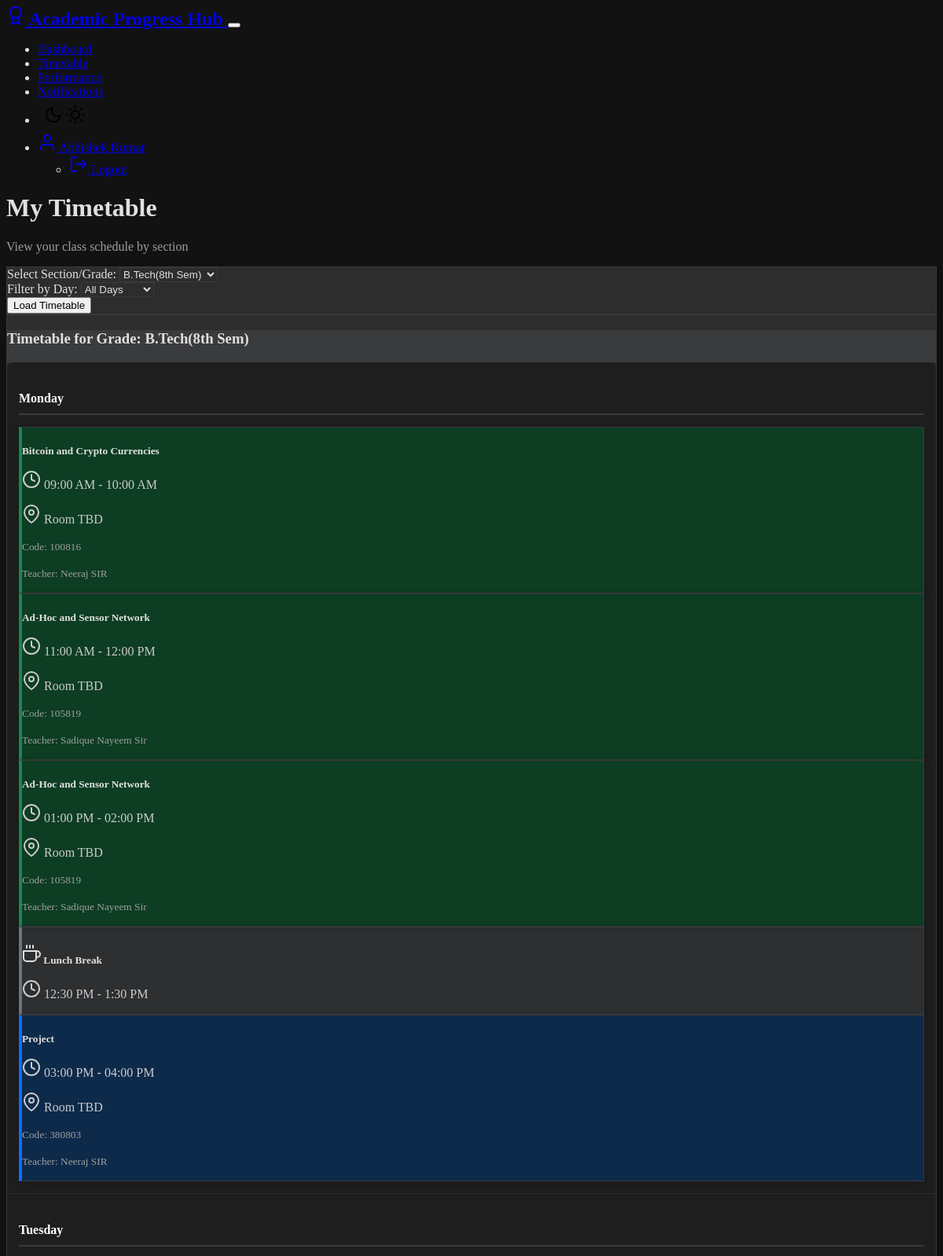
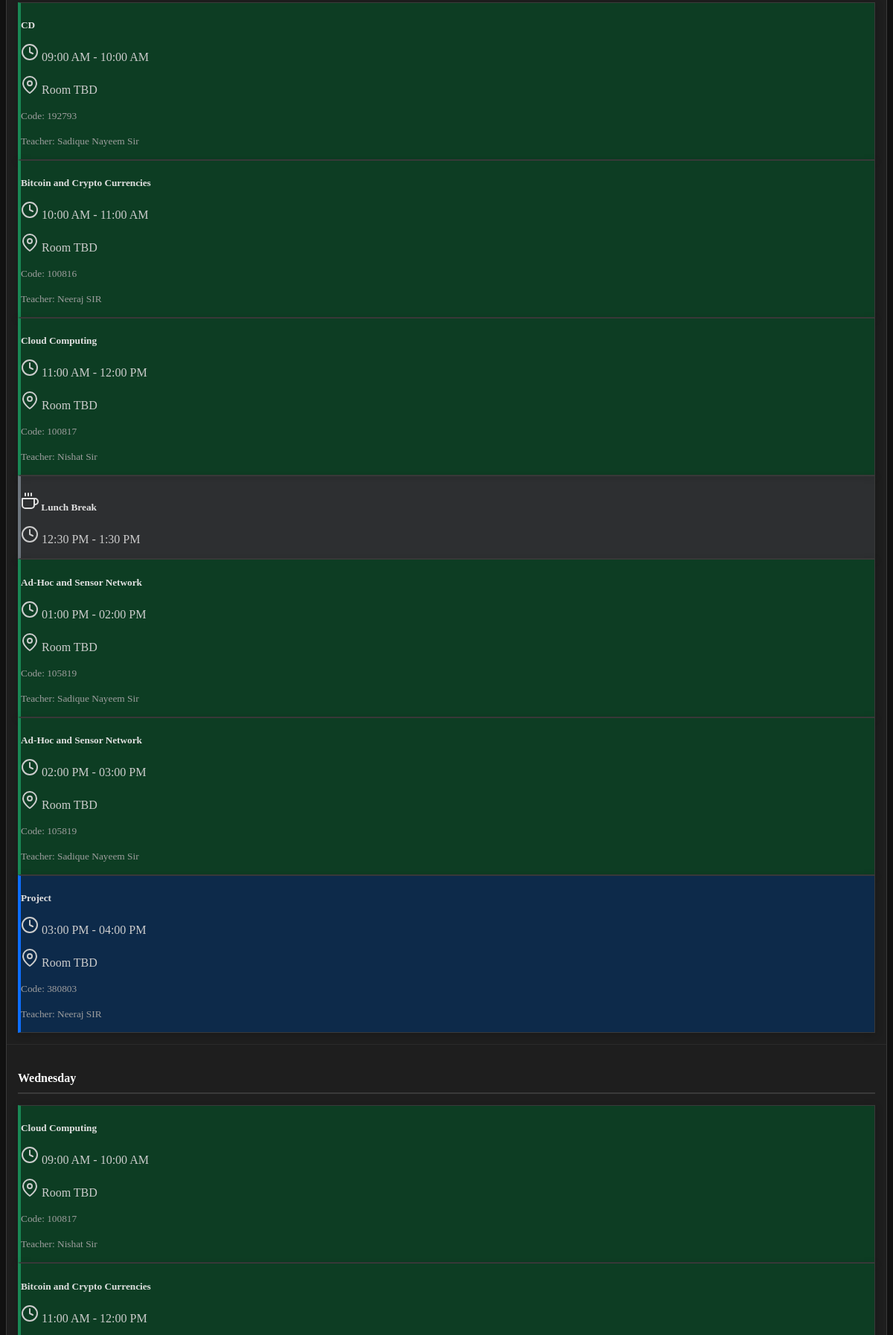
/student/timetable (signed in, upper part), run on the app's committed database (2 pictures, top to bottom).
### models.py (models this page shows, shortened)
class Student(db.Model):
    __tablename__ = 'students'
    id = db.Column(db.Integer, primary_key=True)
    user_id = db.Column(db.Integer, db.ForeignKey('users.id'), nullable=False)  # Which user are you?
    grade = db.Column(db.String(50))                                            # What grade are you in?
    roll_number = db.Column(db.String(20), unique=True)                         # Your student ID number
    performances = db.relationship('Performance', backref='student', cascade='all, delete-orphan')

class Subject(db.Model):
    __tablename__ = 'subjects'
    id = db.Column(db.Integer, primary_key=True)
    name = db.Column(db.String(100), nullable=False)                              # Subject name
    code = db.Column(db.String(20), nullable=False, unique=True)                  # Subject code
    type = db.Column(db.String(20), nullable=False, default='Theory')             # Theory or Practical?
    teacher_id = db.Column(db.Integer, db.ForeignKey('teachers.id'), nullable=False)  # Who teaches it?
    timetables = db.relationship('Timetable', backref='subject', cascade='all, delete-orphan')
    performances = db.relationship('Performance', backref='subject', cascade='all, delete-orphan')

class Timetable(db.Model):
    __tablename__ = 'timetables'
    id = db.Column(db.Integer, primary_key=True)
    day_of_week = db.Column(db.String(10), nullable=False)              # Monday, Tuesday, etc.
    start_time = db.Column(db.Time, nullable=False)                     # When class starts
    end_time = db.Column(db.Time, nullable=False)                       # When class ends
    room = db.Column(db.String(20))                                     # Classroom number
    teacher_id = db.Column(db.Integer, db.ForeignKey('teachers.id'), nullable=False)  # Who teaches?
    subject_id = db.Column(db.Integer, db.ForeignKey('subjects.id'), nullable=False)  # What subject?
    grade = db.Column(db.String(50), nullable=False)                    # What grade is this for?

class User(UserMixin, db.Model):
    __tablename__ = 'users'
    id = db.Column(db.Integer, primary_key=True)
    username = db.Column(db.String(64), unique=True, nullable=False)  # Your login name
    email = db.Column(db.String(120), unique=True, nullable=False)    # Your email address
    password_hash = db.Column(db.String(256), nullable=False)         # Your secret password
    role = db.Column(db.String(10), nullable=False)                   # Are you a teacher, student, or admin?
    created_at = db.Column(db.DateTime, default=datetime.utcnow)      # When you joined
    is_active = db.Column(db.Boolean, default=True)                   # Are you using the website?
    teacher_profile = db.relationship('Teacher', backref='user', uselist=False, cascade='all, delete-orphan')
    student_profile = db.relationship('Student', backref='user', uselist=False, cascade='all, delete-orphan')

### routes/student_routes.py (the view)
    def decorated_function(*args, **kwargs):
        if not current_user.is_authenticated or current_user.role != 'student':
            flash('Access denied: Student permissions required.', 'danger')
            return redirect(url_for('auth.login'))
        return f(*args, **kwargs)

### app.py (called while the page is built)
@login_manager.user_loader
def load_user(user_id):
    from models import User
    return User.query.get(int(user_id))

### routes/student_routes.py (called while the page is built)
def student_required(f):
    def decorated_function(*args, **kwargs):
        if not current_user.is_authenticated or current_user.role != 'student':
            flash('Access denied: Student permissions required.', 'danger')
            return redirect(url_for('auth.login'))
        return f(*args, **kwargs)
    decorated_function.__name__ = f.__name__
    return login_required(decorated_function)

### templates/student/timetable.html (shortened to what this page needs)
{% extends 'layout.html' %}
{% block body_class %}student-theme{% endblock %}
{% block content %}
<div class="row mb-4 align-items-center">
    <div class="col">
        <h1 class="mb-0">My Timetable</h1>
        <p class="text-muted">View your class schedule by section</p>
    </div>
</div>
<div class="card mb-4">
    <div class="card-body">
        <form method="GET" action="{{ url_for('student.timetable') }}" class="row g-3 align-items-center">
            <div class="col-md-4">
                <label for="gradeSelect" class="form-label">Select Section/Grade:</label>
                <select class="form-select" id="gradeSelect" name="grade">
                    {% for grade in available_grades %}
                        <option value="{{ grade }}" {% if grade == selected_grade %}selected{% endif %}>{{ grade }}</option>
                    {% endfor %}
                </select>
            </div>
            <div class="col-md-4">
                <label for="timetableFilter" class="form-label">Filter by Day:</label>
                <select id="timetableFilter" class="form-select">
                    <option value="all">All Days</option>
                </select>
            </div>
            <div class="col-md-4 d-flex align-items-end">
                <button type="submit" class="btn btn-primary">Load Timetable</button>
            </div>
        </form>
    </div>
</div>
{% if selected_grade %}
<div class="card">
    <div class="card-header bg-light">
        <h3 class="mb-0">Timetable for Grade: {{ selected_grade }}</h3>
    </div>
    <div class="card-body">
        <div class="timetable-container">
            {% set has_any_class = false %}
            {% for day in days %}
                {% if timetable_by_day[day] %}
                    {% set has_any_class = true %}
                {% endif %}
            {% endfor %}
            {% for day in days %}
                <div class="timetable-day mb-4">
                    <h4 class="day-header mb-3 pb-2 border-bottom">{{ day }}</h4>
                    <div class="timetable-row" data-day="{{ day }}">
                        {% if timetable_by_day[day] %}
                            <div class="row g-3">
                                {% for entry in timetable_by_day[day] %}
                                    {% if loop.index == 4 %}
                                        <div class="col-md-6 col-lg-4">
                                            <div class="timetable-slot card h-100 bg-light">
                                                <div class="card-body text-center">
                                                    <h5 class="card-title">
                                                        <span data-feather="coffee" class="me-2"></span>
                                                        Lunch Break
                                                    </h5>
                                                    <p class="card-text mb-1">
                                                        <span data-feather="clock" class="me-1"></span>
                                                        12:30 PM - 1:30 PM
                                                    </p>
                                                </div>
                                            </div>
                                        </div>
                                    {% endif %}
                                    <div class="col-md-6 col-lg-4">
                                        <div class="timetable-slot card h-100 {% if entry.subject.type == 'Theory' %}bg-success-subtle{% else %}bg-primary-subtle{% endif %}">
                                            <div class="card-body">
                                                <h5 class="card-title">{{ entry.subject.name }}</h5>
                                                <p class="card-text mb-1">
                                                    <span data-feather="clock" class="me-1"></span>
                                                    {{ entry.timetable.start_time.strftime('%I:%M %p') }} - {{ entry.timetable.end_time.strftime('%I:%M %p') }}
                                                </p>
                                                <p class="card-text mb-1">
                                                    <span data-feather="map-pin" class="me-1"></span>
                                                    Room {{ entry.timetable.room }}
                                                </p>
                                                <p class="card-text text-muted">
                                                    <small>Code: {{ entry.subject.code }}</small>
                                                </p>
                                                <p class="card-text text-muted">
                                                    <small>Teacher: {{ entry.teacher_user.username }}</small>
                                                </p>
                                            </div>
                                        </div>
                                    </div>
                                {% endfor %}
                            </div>
                        {% endif %}
                    </div>
                </div>
            {% endfor %}
        </div>
    </div>
</div>
{% endif %}
{% endblock %}

### static/css/style.css (style rules this page uses)
:root { --transition-speed: 0.3s; }
.timetable-slot { transition: transform 0.2s; border: none; box-shadow: 0 2px 4px rgba(0,0,0,0.1); }
.timetable-slot.bg-light { border-left: 4px solid #6c757d; }
.timetable-slot.bg-success-subtle { border-left: 4px solid #198754; }
.timetable-slot.bg-primary-subtle { border-left: 4px solid #0d6efd; }
.timetable-container { max-width: 1400px; margin: 0 auto; }
.day-header { color: #6c757d; font-weight: 500; }
.card { background-color: var(--bs-dark); border: 1px solid rgba(255, 255, 255, 0.1); box-shadow: 0 4px 6px rgba(0, 0, 0, 0.2); overflow: hidden; }
.card-header { background-color: rgba(255, 255, 255, 0.05); border-bottom: 1px solid rgba(255, 255, 255, 0.1); font-weight: bold; }
.bg-light { background-color: rgba(108, 117, 125, 0.2) !important; }
body, .card, .chart-container { transition: background-color var(--transition-speed) ease, color var(--transition-speed) ease, border-color var(--transition-speed) ease; }

### static/css/student.css (style rules this page uses)
body.student-theme { background-color: #121212; color: #e0e0e0; }
.timetable-container { background-color: #1e1e1e; border-radius: 8px; }
.day-header { color: #ffffff; border-bottom: 2px solid #3a3a3a !important; padding-bottom: 10px; margin-bottom: 15px; font-weight: 600; }
.timetable-day { padding: 15px; border-bottom: 1px solid #2a2a2a; }
.timetable-slot { transition: transform 0.2s ease, box-shadow 0.2s ease; border: none; box-shadow: 0 2px 5px rgba(0, 0, 0, 0.2); }
.bg-success-subtle { background-color: #0d3d23 !important; color: #e0e0e0 !important; }
.bg-primary-subtle { background-color: #0d2a4a !important; color: #e0e0e0 !important; }
.timetable-slot .card-title { font-weight: 600; margin-bottom: 12px; }
.timetable-slot .card-text { color: #cccccc; }
.card { background-color: #2d2d2d; border: 1px solid #3a3a3a; box-shadow: 0 2px 10px rgba(0, 0, 0, 0.2); }
.card-header { background-color: #252525; border-bottom: 1px solid #3a3a3a; }
.form-select { background-color: #2d2d2d; color: #e0e0e0; border: 1px solid #3a3a3a; }
.text-muted { color: #9e9e9e !important; }

### data on the page
Student: grade "B.Tech(8th Sem)"
Subject: subject.name "Bitcoin and Crypto Currencies" "Bitcoin and Crypto Currencies" "Bitcoin and Crypto Currencies", subject.code "100816" "100816"
Timetable: timetable.start_time "09:00 AM", timetable.end_time "10:00 AM", timetable.room "TBD"
User: teacher_user.username "Neeraj SIR" "Neeraj SIR" "Neeraj SIR" "Neeraj SIR"
Subject: subject.name "Ad-Hoc and Sensor Network" "Ad-Hoc and Sensor Network" "Ad-Hoc and Sensor Network" "Ad-Hoc and Sensor Network", subject.code "105819" "105819" "105819" "105819"
Timetable: timetable.start_time "11:00 AM", timetable.end_time "12:00 PM", timetable.room "TBD"
User: teacher_user.username "Sadique Nayeem Sir" "Sadique Nayeem Sir" "Sadique Nayeem Sir" "Sadique Nayeem Sir" "Sadique Nayeem Sir"
Timetable: timetable.start_time "01:00 PM", timetable.end_time "02:00 PM", timetable.room "TBD"
Subject: subject.name "Project" "Project", subject.code "380803" "380803"
Timetable: timetable.start_time "03:00 PM", timetable.end_time "04:00 PM", timetable.room "TBD"
Subject: subject.name "CD", subject.code "192793"
Timetable: timetable.start_time "09:00 AM", timetable.end_time "10:00 AM", timetable.room "TBD"
Timetable: timetable.start_time "10:00 AM", timetable.end_time "11:00 AM", timetable.room "TBD"
Subject: subject.name "Cloud Computing" "Cloud Computing", subject.code "100817" "100817"
Timetable: timetable.start_time "11:00 AM", timetable.end_time "12:00 PM", timetable.room "TBD"
User: teacher_user.username "Nishat Sir" "Nishat Sir"
Timetable: timetable.start_time "01:00 PM", timetable.end_time "02:00 PM", timetable.room "TBD"
Timetable: timetable.start_time "02:00 PM", timetable.end_time "03:00 PM", timetable.room "TBD"
Timetable: timetable.start_time "03:00 PM", timetable.end_time "04:00 PM", timetable.room "TBD"
Timetable: timetable.start_time "09:00 AM", timetable.end_time "10:00 AM", timetable.room "TBD"
Timetable: timetable.start_time "11:00 AM", timetable.end_time "12:00 PM"

### other printed values
{{ day }} "Monday" "Tuesday" "Wednesday"
